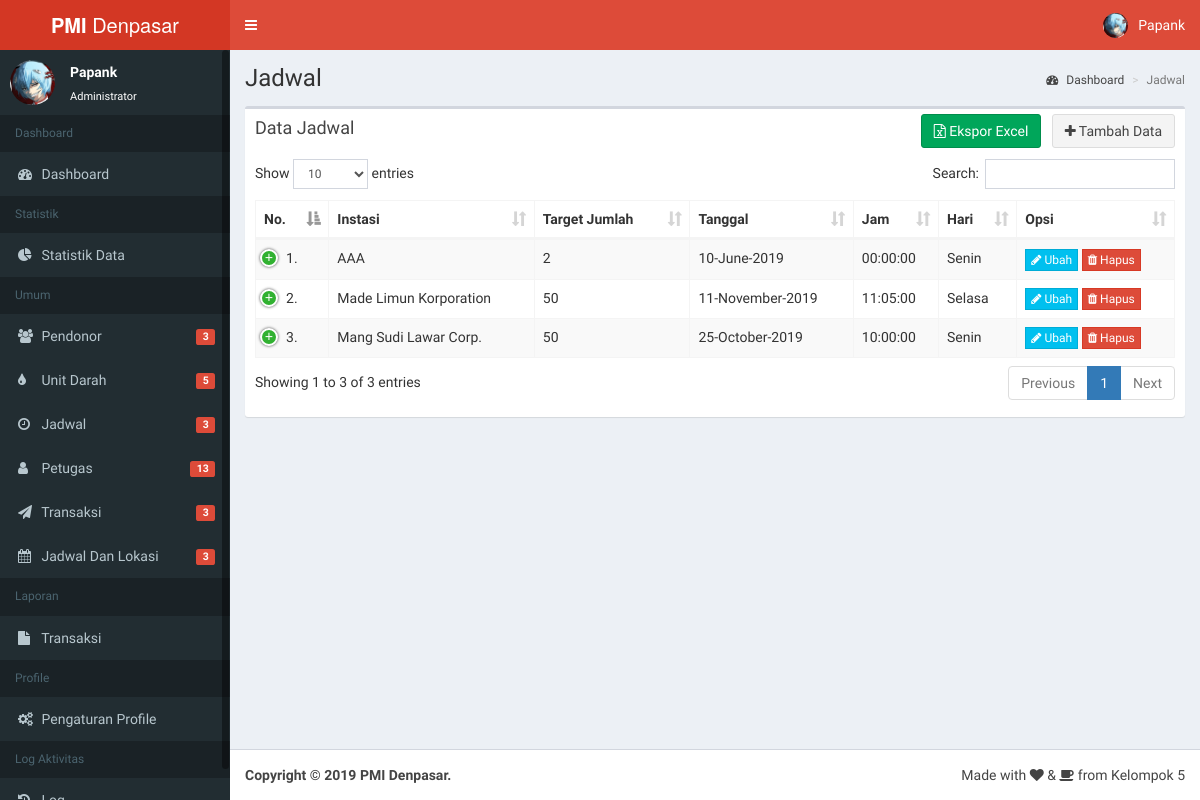
The app's page /admin/jadwal (signed in), older data.
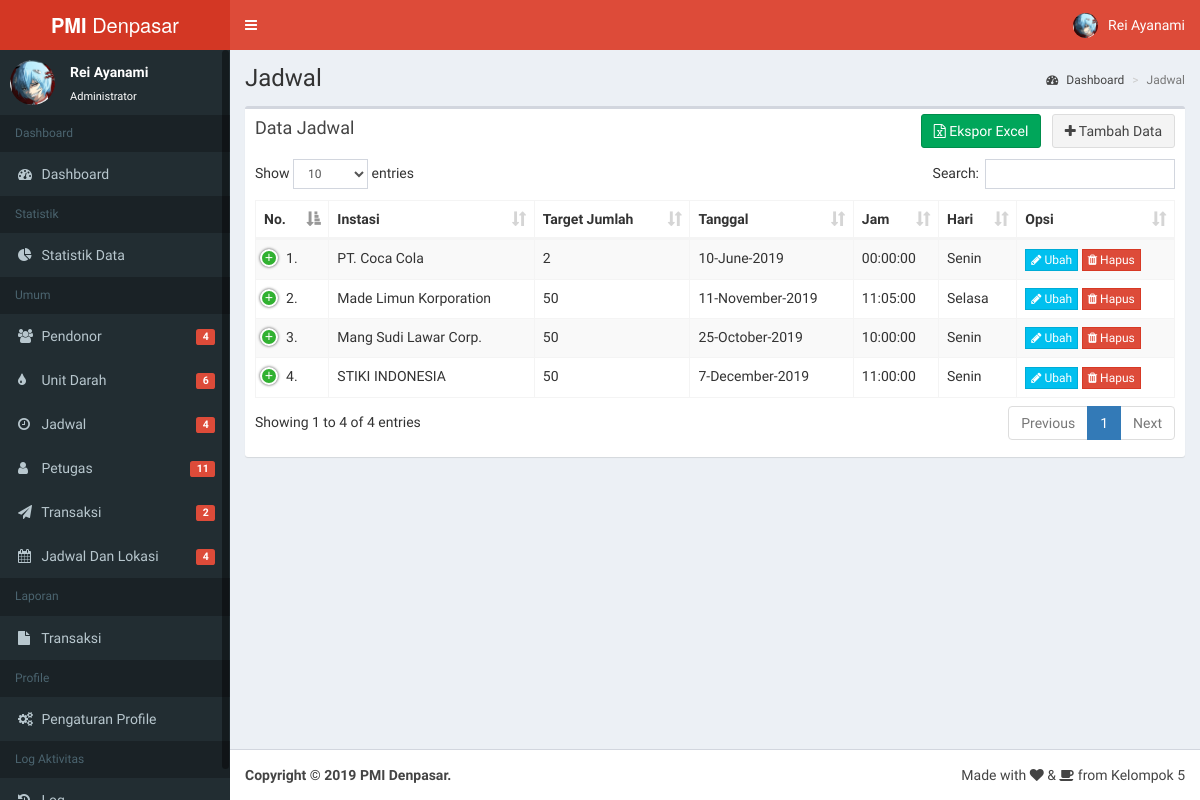
The same page, newer data.
### tables this page shows
CREATE TABLE `jadwal` (
  `id_jadwal` varchar(10) NOT NULL,
  `instasi_jadwal` varchar(50) NOT NULL,
  `target_jumlah_jadwal` int(11) NOT NULL,
  `tanggal_jadwal` date NOT NULL,
  `hari_jadwal` varchar(10) NOT NULL,
  `jam_jadwal` time NOT NULL,
  `alamat_jadwal` text NOT NULL,
  `kecamatan_jadwal` varchar(50) NOT NULL,
  `lat_jadwal` float(10,6) NOT NULL,
  `lng_jadwal` float(10,6) NOT NULL,
  `link_jadwal` text NOT NULL
);

### fungsi.php (called while the page is built, shortened)
<?php
$url = 'http://127.0.0.1/pmi/';
function base_url()
{
    $url = 'http://127.0.0.1/pmi/';
    return $url;
}
$eksporexcel = 'http://127.0.0.1/pmi/kontent/exporexcel.php?x=';
function dapatkaninfo($username)
{
    $q = 'SELECT * FROM petugas WHERE username="' . $username . '" LIMIT 1';
    $p = mysqli_query($GLOBALS['conn'], $q) or die(mysqli_error);
    $n = mysqli_fetch_array($p);
    $id = $n['id_petugas'];
    $nama = $n['nama_petugas'];
    $posisi = $n['posisi_petugas'];
    $username = $n['username'];
    $foto = $n['foto_petugas'];
    $arrayinfo = array($nama, $posisi, $foto, $id, $username);
    return $arrayinfo;
}
function dapatkandata($nama_tabel)
{
    return mysqli_query($GLOBALS['conn'], 'SELECT * FROM ' . $nama_tabel . '');
}
function dapatkantotal($nama_tabel)
{
    $query = mysqli_query($GLOBALS['conn'], "SELECT COUNT(*) FROM $nama_tabel;");
    $result = mysqli_fetch_array($query);
    return $result[0];
}

### kontent/jadwal.php (the view, shortened to what the changed rows need)
<div id="form_tabel">
<section class="content-header">
<h1>
Jadwal
</h1>
<ol class="breadcrumb">
<li><a href="index.php"><i class="fa fa-dashboard"></i> Dashboard</a></li>
<li class="active">Jadwal</li>
</ol>
</section>
<section class="content">
<div class="box">
	<div class="box-header">
	<h3 class="box-title">Data Jadwal</h3>
	<div class="box-tools">
			<div class="input-group input-group-sm">
			<div class="input-group-btn">
				<a style="margin-right: 1%;" href="<?php echo $eksporexcel; ?>jadwal"><button type="submit" class="btn btn-success" style="margin-right: 0.1%;"><i class="fa fa-file-excel-o"></i> Ekspor Excel</button></a>
				<a href="<?php echo base_url();?>admin/jadwal/tambah"><button type="submit" class="btn btn-default"><i class="fa fa-plus"></i> Tambah Data</button></a>
			  </div>
			</div>
	</div>
	</div>
	<div class="box-body table-responsive">
	  <table id="datatble" class="table table-striped table-bordered dt-responsive nowrap" style="width:100%">
		<thead>
		<tr>
		  <th>No.</th>
		  <th>Instasi</th>
		  <th>Target Jumlah</th>
		  <th>Tanggal</th>
		  <th>Jam</th>
		  <th>Hari</th>
		  <th data-priority="1">Opsi</th>
		</tr>
		</thead>
		<tbody>
		<?php
		$penomoran = 0;
		$query = dapatkandata('jadwal');
		if(mysqli_num_rows($query) != 0){
		while($n = mysqli_fetch_array($query)){
			$id_jadwal 			= htmlspecialchars($n['id_jadwal'], ENT_QUOTES, 'UTF-8');
			$instasi_jadwal 	= htmlspecialchars($n['instasi_jadwal'], ENT_QUOTES, 'UTF-8');
			$target_jadwal 		= htmlspecialchars($n['target_jumlah_jadwal'], ENT_QUOTES, 'UTF-8');
			$tanggal_jadwal 	= htmlspecialchars($n['tanggal_jadwal'], ENT_QUOTES, 'UTF-8');
			$jam_jadwal 		= htmlspecialchars($n['jam_jadwal'], ENT_QUOTES, 'UTF-8');
			$hari_jadwal 		= htmlspecialchars($n['hari_jadwal'], ENT_QUOTES, 'UTF-8');
			$penomoran++;
			?>
			<tr>
				  <td><?php echo $penomoran.'.'?></td>
				  <td><?php echo $instasi_jadwal;?></td>
				  <td><?php echo $target_jadwal;?></td>
				  <td><?php echo date('j-F-Y',strtotime($tanggal_jadwal));?></td>
				  <td><?php echo $jam_jadwal;?></td>
				  <td><?php echo $hari_jadwal;?></td>
				  <td><a href="<?php echo base_url();?>admin/jadwal/ubah/<?php echo $id_jadwal;?>"><button type="button" class="btn btn-xs btn-info btn-flat"><i class="fa fa-pencil"></i> Ubah</button></a> <button type="button" class="btn btn-xs btn-danger btn-flat" data-toggle="modal" data-target="#modalHapus" onclick="formHapus('Apakah Anda Ingin Menghapus <?php echo $id_jadwal;?> .?','<?php echo $id_jadwal;?>')"><i class="fa fa-trash"></i> Hapus</button></td>
				</tr>
		<?php
		}
		}else{
			echo'<tr>
				<td colspan="10" align="center">Belum Ada Data Jadwal</td>
				</tr>';
		}
		?>
			</table>
		</div>
	</div>
</section>
</div>

### admin/index.php (shortened to what the changed rows need)
<?php
	if(!isset($_SESSION['sesi']) || $_SESSION['sesi'] != 'admin'){
		header("location:../login");
	} else {
		include("../fungsi.php");
?>
<!DOCTYPE html>
<html>
<head>
  <link rel="stylesheet" href="<?php echo $url; ?>dist/css/bootstrap.css">
  <link rel="stylesheet" href="<?php echo $url; ?>dist/css/dataTables.bootstrap.min.css">
  <link rel="stylesheet" href="<?php echo $url; ?>dist/css/font-awesome.min.css">
  <link rel="stylesheet" href="<?php echo $url; ?>dist/css/AdminLTE.min.css">
  <link rel="stylesheet" href="<?php echo $url; ?>dist/css/skin.css">
  <link rel="stylesheet" href="https://cdnjs.cloudflare.com/ajax/libs/Chart.js/2.8.0/Chart.css">
  <link rel="stylesheet" href="<?php echo $url; ?>dist/css/dashboard.css">
  <link rel="stylesheet" href="<?php echo $url; ?>dist/css/datepicker.min.css">
  <link rel="stylesheet" href="<?php echo $url; ?>dist/css/sweetalert2.min.css">
  <link rel="stylesheet" href="<?php echo $url; ?>dist/css/responsive.dataTables.min.css">
  <link rel="stylesheet" href="https://cdn.jsdelivr.net/npm/leaflet-search@2.4.0/dist/leaflet-search.min.css">
  <link rel="stylesheet" href="https://unpkg.com/leaflet@1.4.0/dist/leaflet.css" />
  <link rel="stylesheet" href="https://unpkg.com/esri-leaflet-geocoder@2.2.13/dist/esri-leaflet-geocoder.css">
</head>
<body class="hold-transition skin-red fixed sidebar-mini">
<div class="wrapper">
  <header class="main-header">
    <a href="index.php" class="logo">
      <span class="logo-lg"><b>PMI</b> Denpasar</span>
    </a>
    <nav class="navbar navbar-static-top" role="navigation">
      <a href="#" class="sidebar-toggle" data-toggle="push-menu" role="button">
      </a>
      <div class="navbar-custom-menu">
        <ul class="nav navbar-nav">
          <li class="dropdown user user-menu">
            <a href="#" class="dropdown-toggle" data-toggle="dropdown">
              <img src="<?php echo $url; ?>img/<?php echo dapatkaninfo(username)[2]; ?>" class="user-image" alt="User Image">
              <span class="hidden-xs"><?php echo dapatkaninfo(username)[0]; ?></span>
            </a>
          </li>
        </ul>
      </div>
    </nav>
  </header>
  <aside class="main-sidebar">
    <section class="sidebar">
      <div class="user-panel">
        <div class="pull-left image">
          <img src="<?php echo $url; ?>img/<?php echo dapatkaninfo(username)[2]; ?>" class="img-circle" alt="User Image">
        </div>
        <div class="pull-left info">
          <p><?php echo dapatkaninfo(username)[0]; ?></p>
          <a href="#">Administrator</a>
        </div>
      </div>
      <ul class="sidebar-menu" data-widget="tree">
		<li class="header">Dashboard</li>
		<li><a href="<?php echo $url; ?>admin/"><i class="fa fa-dashboard"></i> <span>Dashboard</span></a></li>
		<li class="header">Statistik</li>
		<li><a href="<?php echo $url; ?>admin/statistikdata"><i class="fa fa-pie-chart"></i> <span>Statistik Data</span></a></li>
        <li class="header">Umum</li>
        <li><a href="<?php echo $url; ?>admin/pendonor"><i class="fa fa-users"></i> <span>Pendonor</span>
		<span class="pull-right-container">
              <span class="label label-danger pull-right"><?php echo dapatkantotal('pendonor'); ?></span>
            </span></a></li>
			<li><a href="<?php echo $url; ?>admin/unitdarah"><i class="fa fa-tint"></i> <span>Unit Darah</span>
		<span class="pull-right-container">
              <span class="label label-danger pull-right"><?php echo dapatkantotal('unit_darah'); ?></span>
            </span></a></li>
		<li><a href="<?php echo $url; ?>admin/jadwal"><i class="fa fa-clock-o"></i> <span>Jadwal</span>
		<span class="pull-right-container">
              <span class="label label-danger pull-right"><?php echo dapatkantotal('jadwal'); ?></span>
            </span></a></li>
		<li><a href="<?php echo $url; ?>admin/petugas"><i class="fa fa-user"></i> <span>Petugas</span><span class="pull-right-container">
              <span class="label label-danger pull-right"><?php echo dapatkantotal('petugas'); ?></span>
            </span></a></li>
		<li><a href="<?php echo $url; ?>admin/transaksi"><i class="fa fa-send"></i> <span>Transaksi</span><span class="pull-right-container">
              <span class="label label-danger pull-right"><?php echo dapatkantotal('transaksi'); ?></span>
            </span></a></li>
					<li><a href="<?php echo $url; ?>admin/jadwallokasi"><i class="fa fa-calendar"></i> <span>Jadwal Dan Lokasi</span><span class="pull-right-container">
              <span class="label label-danger pull-right"><?php echo dapatkantotal('jadwaldanlokasi'); ?></span>
            </span></a></li>
            <li class="header">Laporan</li>
		<li><a href="<?php echo $url; ?>admin/laptransaksi"><i class="fa fa-file"></i> <span>Transaksi</span></a></li>
		<li class="header">Profile</li>
		<li><a href="<?php echo $url; ?>admin/profile"><i class="fa fa-gears"></i> <span>Pengaturan Profile</span></a></li>
    <li class="header">Log Aktivitas</li>
		<li><a href="<?php echo $url; ?>admin/logaktivitas"><i class="fa fa-history"></i> <span>Log</span></a></li>
      </ul>
    </section>
  </aside>
  <div class="content-wrapper">
	<?php
	if(isset($_GET["halaman"])){
		if($_GET["halaman"] == "pendonor"){
			include('../kontent/pendonor.php');
		}else if($_GET["halaman"] == "transaksi"){
			include('../kontent/transaksi.php');
		}else if($_GET["halaman"] == "profile"){
			include('../kontent/pengaturan_profile.php');
		}else if($_GET["halaman"] == "jadwal"){
			include('../kontent/jadwal.php');
		}else if($_GET["halaman"] == "unitdarah"){
			include('../kontent/unitdarah.php');
		}else if($_GET["halaman"] == "petugas"){
			include('../kontent/petugas.php');
		}else if($_GET["halaman"] == "jadwallokasi"){
			include('../kontent/jadwallokasi.php');
		}else if($_GET["halaman"] == "statistikdata"){
			include('../kontent/statistikdata.php');
		}else if($_GET["halaman"] == "laptransaksi"){
			include('../kontent/report_transaksi.php');
		}else if($_GET["halaman"] == "logaktivitas"){
			include('../kontent/logaktivitas.php');
		}else{
			include('../kontent/404.php');
		}
	}elseif(isset($_GET[!"halaman"])){
			include('../kontent/404.php');
	}else{
			include('../kontent/statistikdashboard.php');
	}
	?>
  </div>
  <footer class="main-footer">
    <div class="pull-right hidden-xs">
      Made with <p class="fa fa-heart"></p> & <p class="fa fa-coffee"></p> from Kelompok 5
    </div>
    <strong>Copyright &copy; 2019 PMI Denpasar.</strong>
  </footer>
</body>
</html>
	<?php } ?>

Row changes from the older to the newer data that the page shows:
changed jadwal: instasi_jadwal "AAA" → "PT. Coca Cola"
added jadwal: instasi_jadwal "STIKI INDONESIA", target_jumlah_jadwal "50", tanggal_jadwal "7-December-2019", jam_jadwal "11:00:00", hari_jadwal "Senin"
Text that changed along with them:
dapatkaninfo(username)[0]: "Papank" → "Rei Ayanami"
dapatkantotal('pendonor'): "3" → "4"
dapatkantotal('unit_darah'): "5" → "6"
dapatkantotal('jadwal'): "3" → "4"
dapatkantotal('petugas'): "13" → "11"
dapatkantotal('transaksi'): "3" → "2"
dapatkantotal('jadwaldanlokasi'): "3" → "4"
text written by a page script: "Show entries Search: Showing 1 to 3 of 3 entries Previous 1 Next" → "Show entries Search: Showing 1 to 4 of 4 entries Previous 1 Next"
